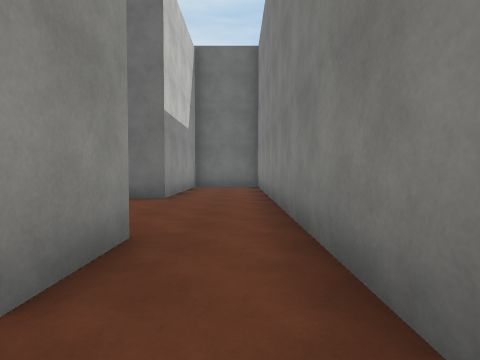
View 1 (above)

18 first-person views from a walk through a 3-D level made in the Unity game engine. The camera is 1.4 m above the floor, tilts 2° down and sees 80° across. The floor is counted in squares, 2 m on a side. Each view is taken from the middle of a square. On the plan, view 1 faces up. The plan holds only what a view shows up to about 10 squares ahead; the rest is blank. The place goes on beyond the plan. The player character is not drawn. Surface patterns are stand-ins for the level's own textures.

View 2
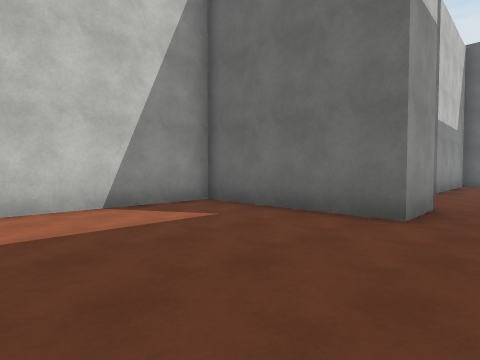

View 3
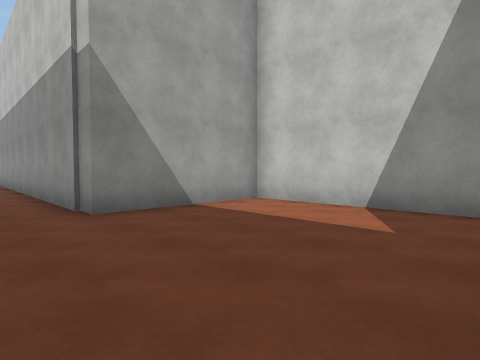

View 4
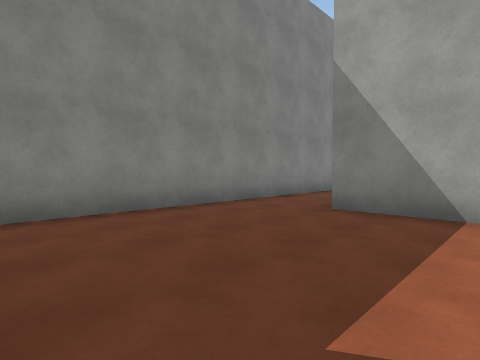

View 5
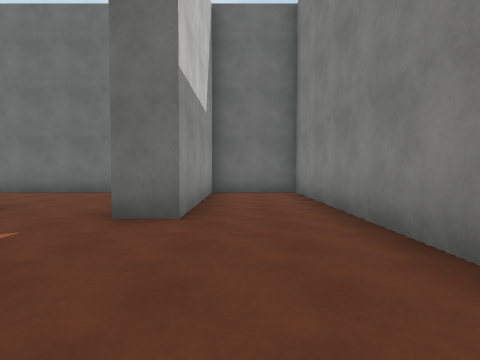

View 6
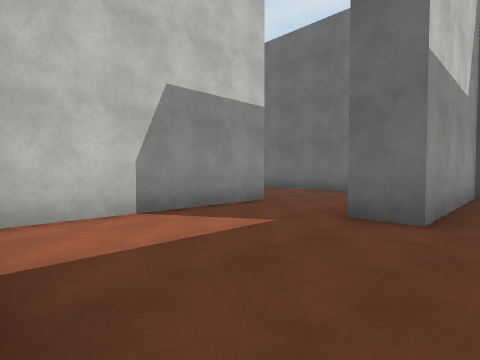

View 7
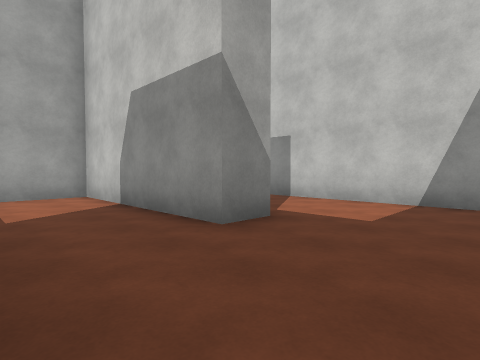

View 8
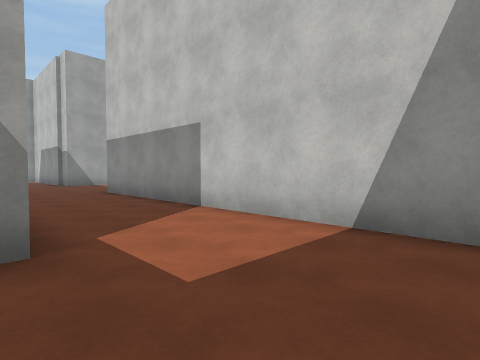

View 9
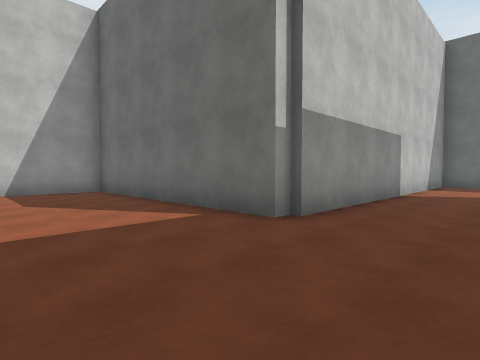

View 10
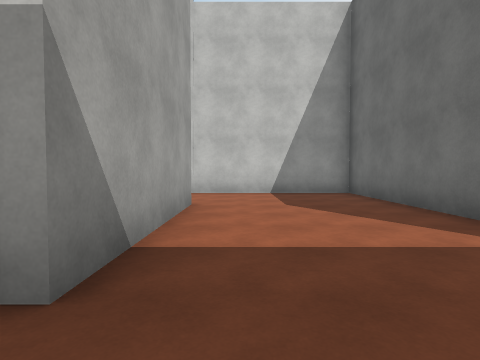

View 11
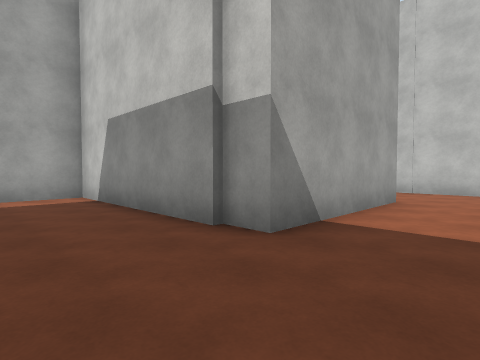

View 12
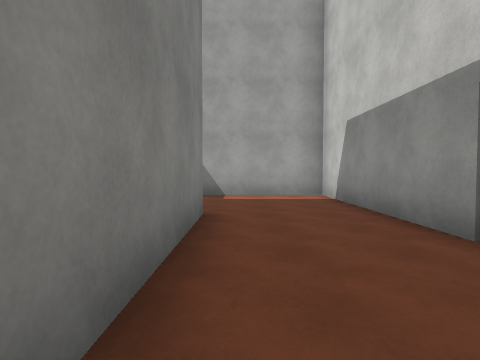

View 13
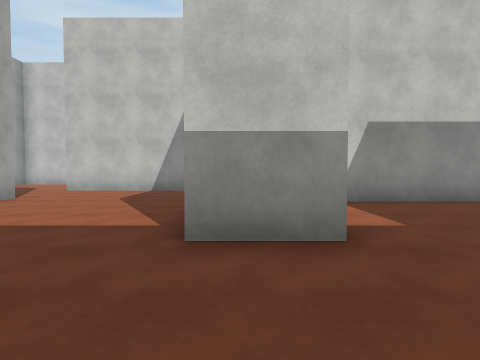

View 14
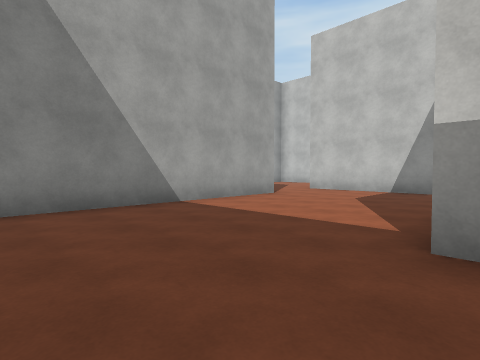

View 15
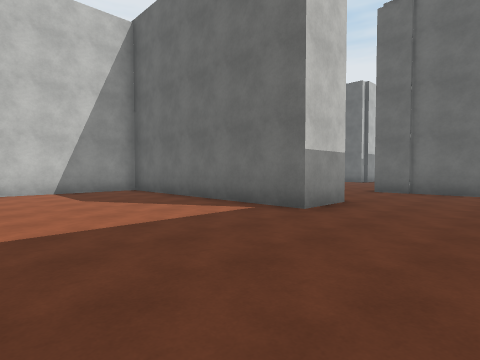

View 16
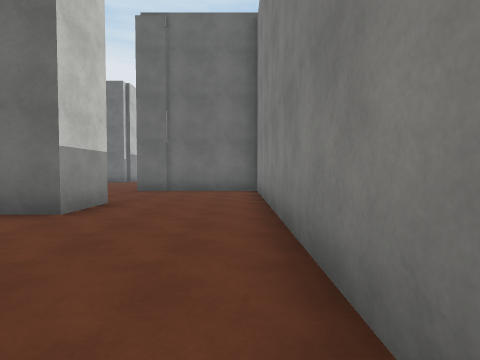

View 17
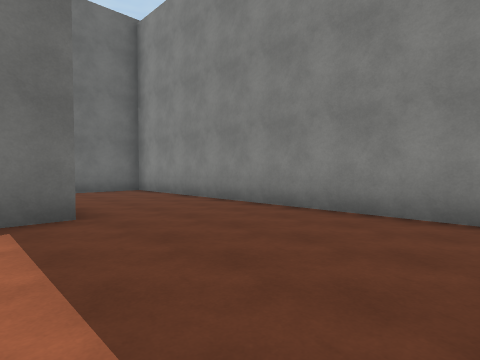

View 18
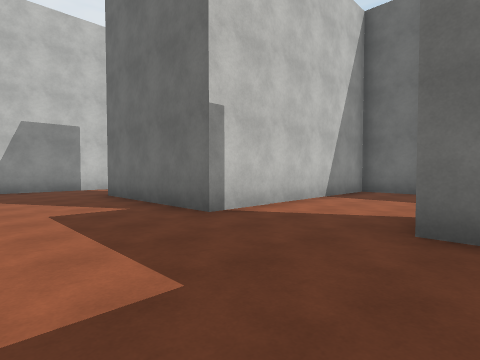

### Floor plan
Points are (right, up) in squares from view 1. A wall is a line through its corners. A room is listed if a view was taken in it or the views show most of it. See-through windows are left out.
Room 1 (views 1, 2, 3, 4)
walls: (-1.1, 1.3) (-5.4, 1.3) (-5.4, -3.8) (-1.4, -3.8); (0.8, -3.5) (0.8, 1.5)
ways out: opening at (-0.5, 2.5) to room 2; opening at (-0.5, -4)
Room 2 (views 5, 6, 7, 8, 9, 10, 11, 12, 13, 14, 15, 16, 17, 18)
walls: (-13.2, -4.6) (-13.9, -4.6); (-9.6, 1.8) (-9.6, 1.3) (-16.7, 1.3) (-16.7, -5) (-21.1, -5); (-13.9, -3) (-9.4, -3) (-9.4, -8.9) (-5.8, -8.9) (-5.8, -10.5) (-12.6, -10.5) (-12.6, -14.4); (-1.1, 3) (-1.1, 1.3); (0.8, 1.5) (0.8, 12) (-1.9, 12) (-1.9, 7.1) (-2.9, 7.1); (-6.5, 8.2) (-5.4, 8.2) (-5.4, 2.9) (-3.6, 2.9); (-10, -15.5) (-3.4, -15.5); (-2.4, -14.6) (-2.4, -5.4) (-6.4, -5.4) (-6.4, -1.6); (-9.4, 10.8) (-9.4, 1.6); (-23.8, -5.4) (-23.8, -7.1); (-5, 12) (-8.6, 12)
ways out: opening at (-0.5, 2.5) to room 1; opening at (-22.5, -4.5); opening at (-11.5, -15.5)

Where each view was taken, in squares from view 1:
view 1: 0 up, 0 right, facing up
view 2: 3 down, 0 right, facing up-left
view 3: 1 up, 0 right, facing down-left
view 4: 1 up, 4 left, facing down-right
view 5: 3 up, 1 left, facing up
view 6: 3 up, 1 left, facing up-left
view 7: 11 up, 3 left, facing down-left
view 8: 11 up, 6 left, facing down-left
view 9: 2 down, 7 left, facing up-left
view 10: 2 down, 8 left, facing left
view 11: 1 down, 7 left, facing down-left
view 12: 1 down, 7 left, facing down
view 13: 10 down, 3 left, facing left
view 14: 10 down, 3 left, facing down-left
view 15: 15 down, 3 left, facing up-left
view 16: 15 down, 3 left, facing up
view 17: 15 down, 7 left, facing up-right
view 18: 8 down, 13 left, facing up-left
